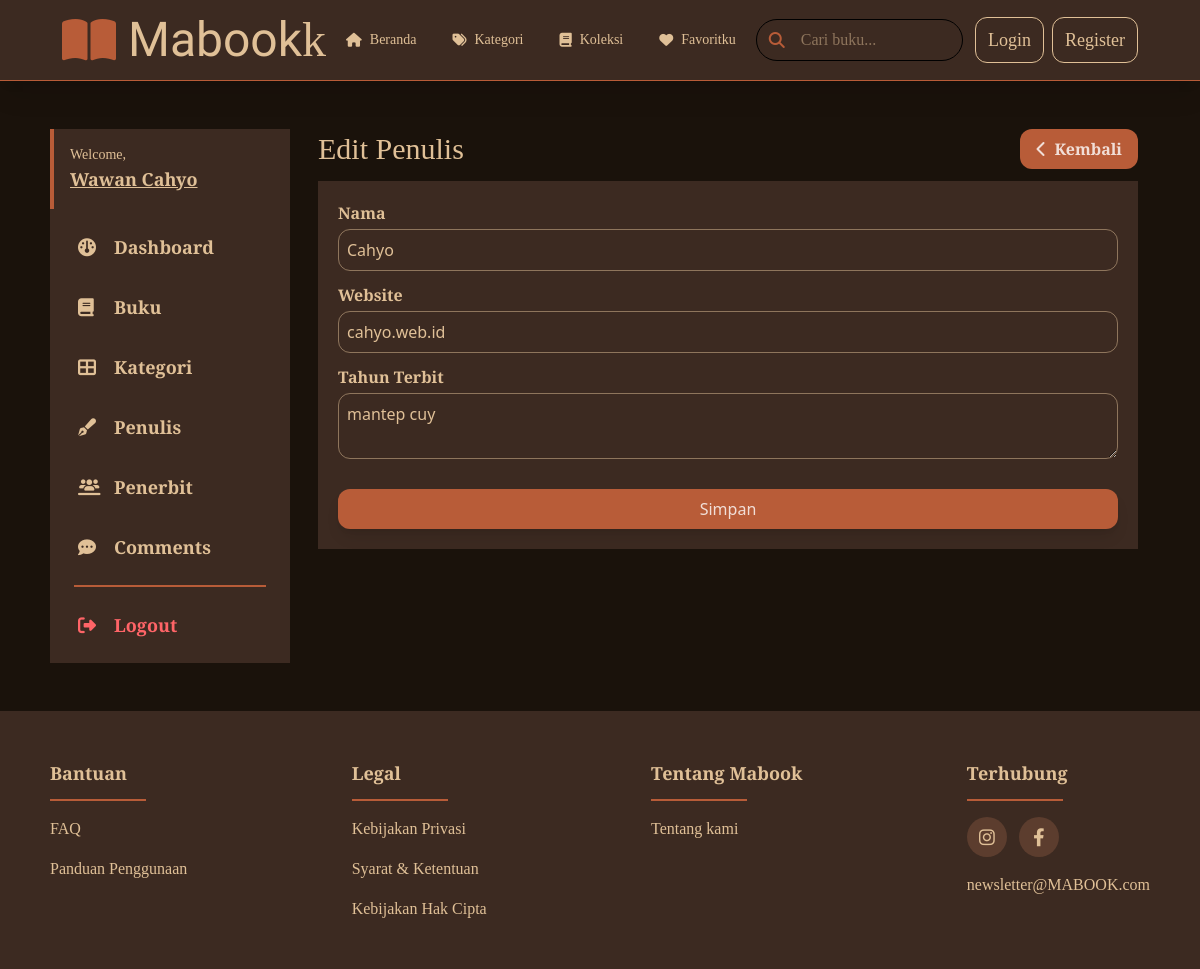
Before: /admin/author-update.php?id=1 with the older database file.
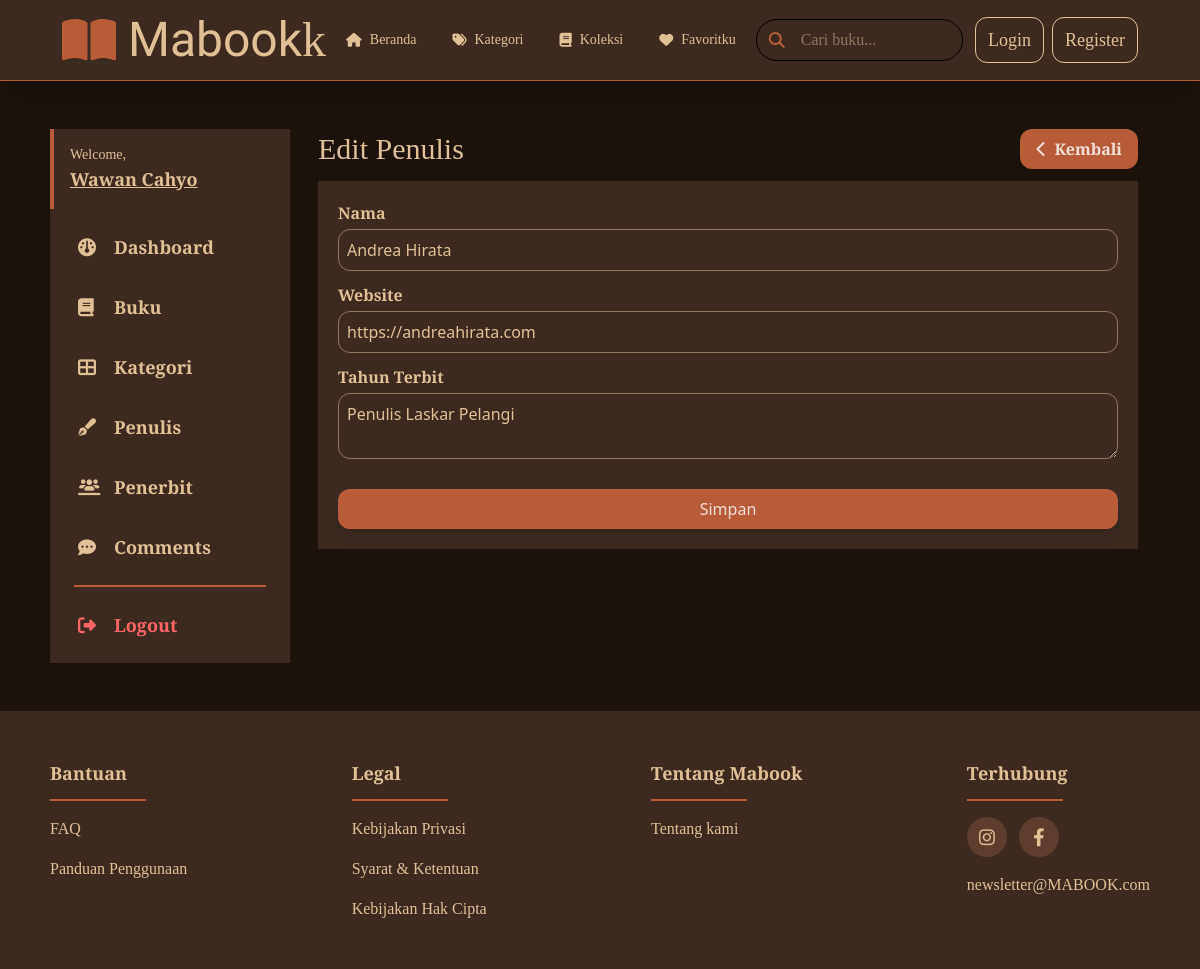
After: the same page with the newer database file.
### tables this page shows
CREATE TABLE `authors` (
  `id` bigint UNSIGNED NOT NULL,
  `name` varchar(255) NOT NULL,
  `website` varchar(255) DEFAULT NULL,
  `description` mediumtext,
  `created_at` datetime NOT NULL
);

### config/config.php (called while the page is built, shortened)
<?php
$old = $_SESSION['old'] ?? null;

### functions/authors.php (called while the page is built, shortened)
<?php
require_once __DIR__ . '/../config/db.php';
function getAuthor(int $id): ?array
{
    global $conn;
    $stmt = $conn->prepare('SELECT * FROM authors WHERE id = ?');
    $stmt->bind_param('i', $id);
    $stmt->execute();
    $result = $stmt->get_result();
    return $result->fetch_assoc() ?: null;
}

### admin/author-update.php (the view, shortened to what this page needs)
<?php require_once(__DIR__ . '/../config/config.php') ?>
<?php require_once(__DIR__ . '/../functions/authors.php') ?>
<?php
$id = $_GET['id'];
$author = getAuthor($id);
?>
<!DOCTYPE html>
<html lang="en">
<head>
    <link rel="stylesheet" href="https://cdnjs.cloudflare.com/ajax/libs/font-awesome/6.4.0/css/all.min.css">
    <link rel="stylesheet" href="/css/output.css">
    <link rel="stylesheet" href="/mabook/src/output.css">
</head>
<body class="bg-[url('https://www.transparenttextures.com/patterns/black-paper.png')] bg-[#1A120B]">
    <?php require_once(__DIR__ . '/../include/header.php') ?>
    <div class="w-11/12 max-w-[1200px] mx-auto mt-12 flex items-start gap-4 relative">
        <?php require_once(__DIR__ . '/../include/admin-sidebar.php') ?>
        <div class="w-full px-3">
            <div>
                <div class="font-crimson text-mabook-light flex justify-between items-center">
                    <div class="text-3xl">Edit Penulis</div>
                    <a href="authors.php" class="bg-mabook-midtone text-white/80 py-2 px-4 rounded-xl duration-200 hover:-translate-y-0.5 active:translate-y-1">
                        <div class="flex gap-2 items-center font-semibold">
                            <i class="fas fa-chevron-left"></i>
                            Kembali
                        </div>
                    </a>
                </div>
                <div class="bg-mabook-primary w-full p-5 mt-3">
                    <form action="#" method="POST">
                        <div class="mb-3">
                            <label for="name" class="mabook-label">Nama</label>
                            <input type="text" id="name" name="name" value="<?= $old['name'] ?? $author['name'] ?>" class="mabook-form-control" placeholder="Tuliskan nama penulis...">
                        </div>
                        <div class="mb-3">
                            <label for="website" class="mabook-label">Website</label>
                            <input type="text" id="website" name="website" value="<?= $old['website'] ?? $author['website'] ?>" class="mabook-form-control" placeholder="Tuliskan alamat website penulis...">
                        </div>
                        <div class="mb-3">
                            <label for="description" class="mabook-label">Tahun Terbit</label>
                            <textarea name="description" id="description" placeholder="Tuliskan deskripsi tentang penulis..." class="mabook-form-control"><?= $old['description'] ?? $author['description'] ?></textarea>
                        </div>
                        <button class="mabook-btn-primary mt-3">Simpan</button>
                    </form>
                </div>
            </div>
        </div>
    </div>
    <?php require_once(__DIR__ . '/../include/footer.php') ?>
</body>
</html>

Changed rows visible on the page:
changed authors: name "Cahyo" → "Andrea Hirata"; website "cahyo.web.id" → "https://andreahirata.com"; description "mantep cuy" → "Penulis Laskar Pelangi"
